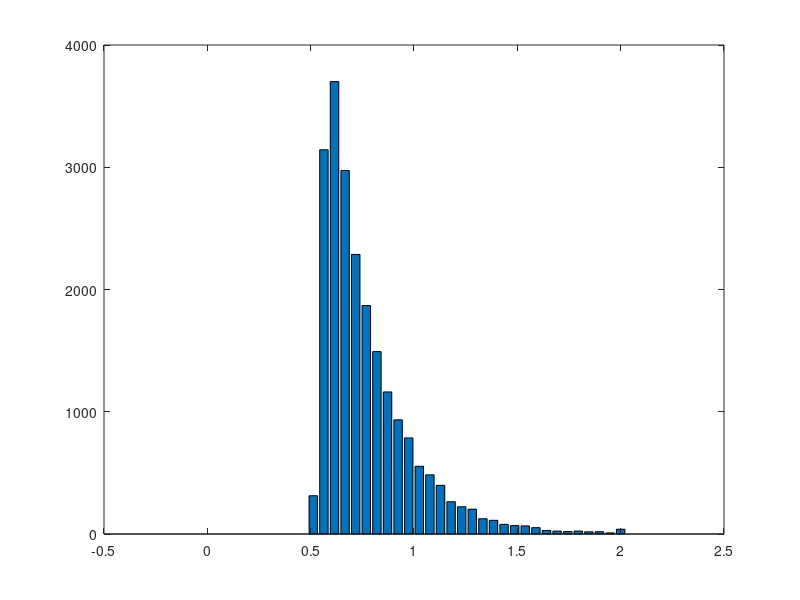

Source code (MATLAB): (Note: this script raises an error after producing the figure.)
clear; close all; clc;

%%
%fix step size
dt = 0.001;
%parameter 
ndt = 0.5; %NON-DECISION TIME
mu = 0.3;  %BY CONVENTION MU MUST BE POSITIVE 
sd = 1;   %THIS IS VARIABILITY WITHIN THE WALK.  KEEP FIXED AT 1. 
nsteps = 2500; %MAX LENGTH OF WALK.  INCREASE TILL WARNING GOES AWAY
ntrials = 500; %NUMBER OF RUNS
criterion = 1; %CORRECT BOUNDARY LOCATION, INCORRECT IS ZERO 
beta = 0.5; % NORMALIZED BIAS
bias = beta*criterion; %ACTUAL BIAS
total_err_pr = 0; % keep running sum of err probability
total_err_rt = 0; % use total_err_pr to normalize this value
%set random number seed 
rng(19680104);

figure
total_errorrt = [] % used for histogram, accumulate all error_trials

% loop over all 100 samples of drift rate (i.e. mu)
for i_ = 1:100
    % OUTPUT VARIABLES
    sample = zeros(1,nsteps+1);   %This is a single random draw from normal distribution
    path = zeros(ntrials,nsteps+1); %This is all the random walks
    rt = zeros(ntrials,1);  %These are the rts across trials 
    correct = zeros(ntrials,1); %This is accuracy data. ZERO IS WRONG, ONE IS RIGHT
    sampled_mu = normrnd(mu,0.1,[1,1]);
    %LOOP OVER ntrials.  
    for j = 1:ntrials
        goodpath = 0;
        while goodpath == 0
            draw = normrnd(sampled_mu*dt,sd*sqrt(dt),[1,nsteps]);  %DRAW A WALK
            sample(1) = bias; %START AT BIAS
            sample(2:nsteps+1) = draw; 
            walk = cumsum(sample); %SUM THE WALK.   
            crossbnd = find((walk > criterion) |(walk < 0)); %TEST BOTH BOUNDARIES  
            if ~isempty(crossbnd) %TEST IF IT CROSSED ONE OF THE BOUNDARIES AT LEAST
                goodpath = 1; %WALK IS GOOD, SET TO 1 TO EXIT WHILE LOOP
                path(j,:) = walk; %SAVE THE WALK
            else
                display('Bad Walk') %NOTIFY BAD WALK AND DRAW AGAIN LOWER
            end;
        end;
        rt(j) = crossbnd(1);  %RT IS FIRST CROSSING
        if path(j,rt(j)) > criterion  %TEST IF CORRECT
            path(j,rt(j):end) = criterion; %SET THE REST OF WALK TO BOUNDARY
            correct(j) = 1; %INDICATE CORRECT TRIAL
        else %TRIALIS INCORRECT
            path(j,rt(j):end) = 0; %SET THE REST OF WALK TO ZERO. 
        end; 
        %Add Non-decision time
        rt(j) = rt(j) + ndt/dt;	
    end
    % need to weight average incorrect response times by relative probabilities of incorrect
    %convert rt to milliseconds
    rt = rt*dt;
    errorrt = rt(find(correct == 0));
    total_errorrt = [total_errorrt; errorrt];
    % this trial's avg
    avg_err_rt = mean(errorrt);
    err_pr = 1 - mean(correct)
    total_err_rt = total_err_rt + avg_err_rt * err_pr;
    total_err_pr = total_err_pr + err_pr;
end

bins = linspace(0,2,40);
[n1,x] = hist(total_errorrt, bins); 
h = bar(x, n1);

% avg now over all trials
% weighed mean err response time!
avg_err_rt = total_err_rt / total_err_pr
xline(avg_err_rt,'--b');
xlabel('Response Time')
ylabel('Number of Trials')
title('Error Trial RTs')
